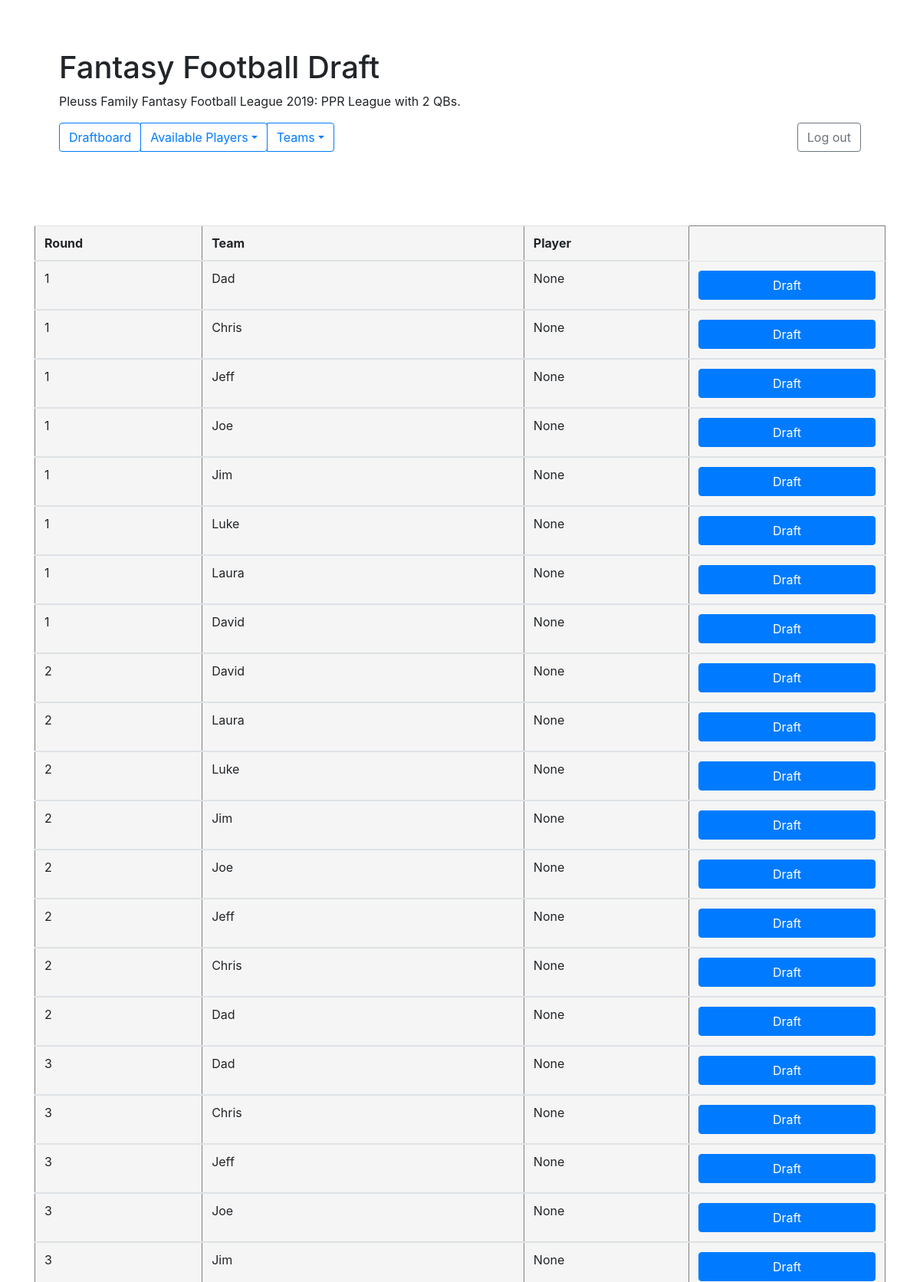
Page /fullboard/ (signed in, upper part) on the committed database.
### ffdraft/models.py (models this page shows, shortened)
class Draft(models.Model):
    draft_round = models.IntegerField(null=False, blank=False)
    draft_team = models.CharField(max_length=100, null=False, blank=False)
    player = models.OneToOneField('Player', on_delete=models.SET_NULL, null=True, blank=True)

### ffdraft/views.py (the view)
# urls.py: path('fullboard/', fulldraftboard, name='fullboard'),
def fulldraftboard(request):
    drafttable = Draft.objects.all()
    context = {'drafttable': drafttable}
    return render(request, 'ffdraft/fullboard.html', context)

### ffdraft/templates/ffdraft/fullboard.html
{% extends 'ffdraft/base.html' %}
{% block content %}
        <table style="background:WhiteSmoke !important"class="table"border="1" width="600">
            <thead>
          <tr>
              <th>Round</th>
              <th>Team</th>
              <th>Player</th>
          </tr>
          </thead>
          <tbody>
          {% for draft in drafttable %}
              <tr>
                  <td>{{ draft.draft_round }}</td>
                  <td>{{ draft.draft_team }}</td>
                  <td>{{ draft.player }}</td>
                  {% if user.is_staff %}
                  <td><a href="{% url 'update_draft' draft.id %}"><button type="button" class="btn btn-primary btn-block">Draft</button></a></td>
                  {% endif %}
              </tr>
          </tbody>
        {% endfor %}
        </table>
{% endblock %}

### rows in the picture
Draft: draft_round "1", draft_team "Dad", player "None"
Draft: draft_round "1", draft_team "Chris", player "None"
Draft: draft_round "1", draft_team "Jeff", player "None"
Draft: draft_round "1", draft_team "Joe", player "None"
Draft: draft_round "1", draft_team "Jim", player "None"
Draft: draft_round "1", draft_team "Luke", player "None"
Draft: draft_round "1", draft_team "Laura", player "None"
Draft: draft_round "1", draft_team "David", player "None"
Draft: draft_round "2", draft_team "David", player "None"
Draft: draft_round "2", draft_team "Laura", player "None"
Draft: draft_round "2", draft_team "Luke", player "None"
Draft: draft_round "2", draft_team "Jim", player "None"
Draft: draft_round "2", draft_team "Joe", player "None"
Draft: draft_round "2", draft_team "Jeff", player "None"
Draft: draft_round "2", draft_team "Chris", player "None"
Draft: draft_round "2", draft_team "Dad", player "None"
Draft: draft_round "3", draft_team "Dad", player "None"
Draft: draft_round "3", draft_team "Chris", player "None"
Draft: draft_round "3", draft_team "Jeff", player "None"
Draft: draft_round "3", draft_team "Joe", player "None"
Draft: draft_round "3", draft_team "Jim", player "None"
